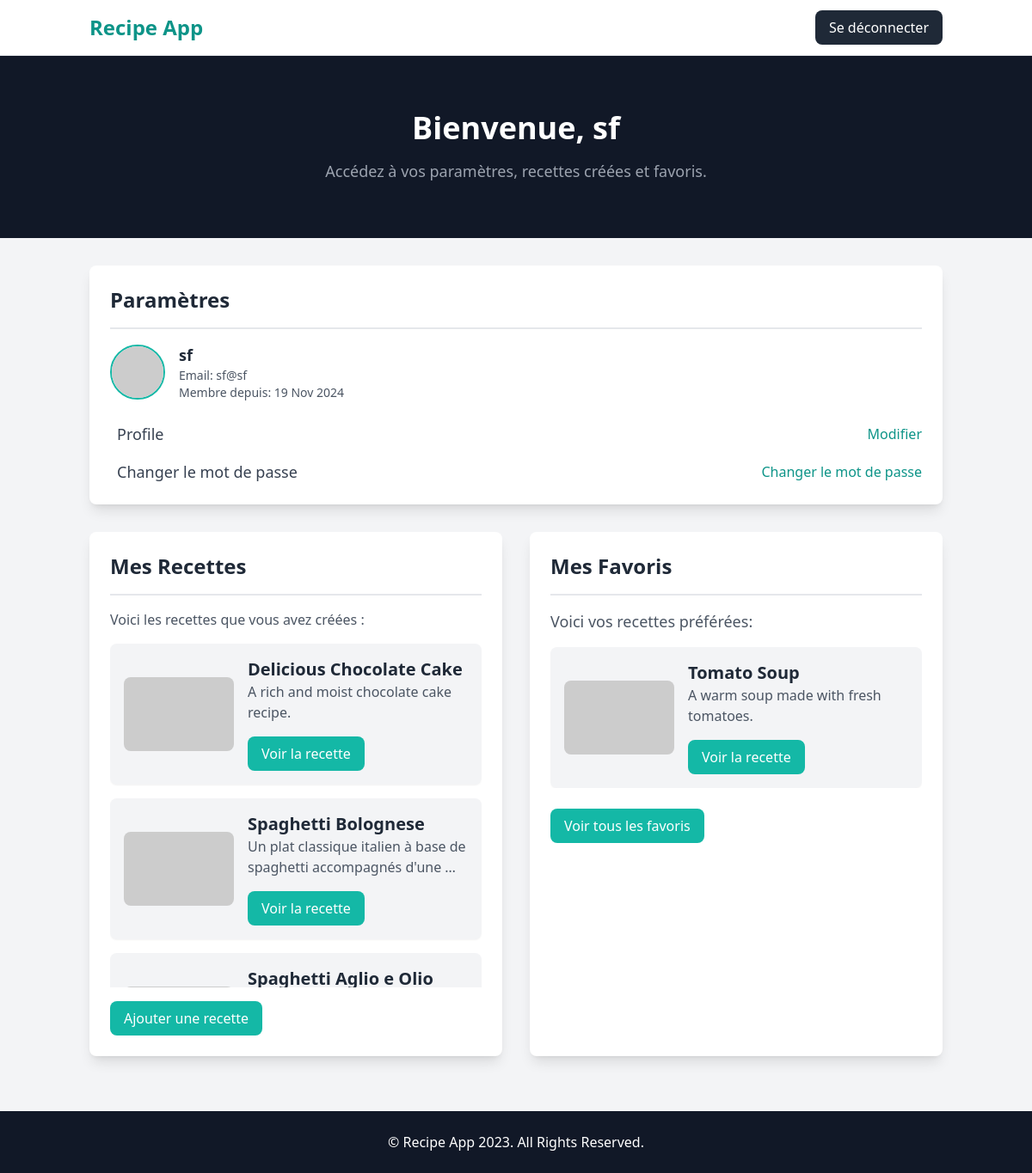
/user/profile/ (signed in), run on the app's committed database.
### recipes/models.py (models this page shows, shortened)
class Recipe(models.Model):
    title = models.CharField(max_length=200)
    description = models.TextField()
    user = models.ForeignKey(User, on_delete=models.SET_NULL, null=True, blank=True)
    instructions = models.TextField()

class Favorites(models.Model):
    user = models.ForeignKey(User, on_delete=models.CASCADE)
    recette = models.ForeignKey(Recipe, on_delete=models.CASCADE)

### user/views.py (the view)
# urls.py: path('profile/',user.views.profile_view, name="profile"),
@login_required
def profile_view(request):
    recettes_user = Recipe.objects.filter(user=request.user)
    recettesfav = Favorites.objects.filter(user=request.user)
    return render(request, 'user/profile.html',{'recettes_user':recettes_user,'recettesfav':recettesfav})

### user/templates/user/profile.html (shortened to what this page needs)
<!DOCTYPE html>
<html lang="en">
<head>
    <script src="https://cdn.tailwindcss.com"></script>
</head>
<body class="font-sans antialiased bg-gray-100">
    <nav class="bg-white border-b border-gray-200">
        <div class="container mx-auto px-4 py-3 flex justify-between items-center">
            <a href="{% url 'recipes' %}" class="text-2xl font-semibold text-teal-600">Recipe App</a>
            <div class="flex items-center space-x-4">
                <a href="{% url 'logout' %}" class="bg-gray-800 text-white hover:bg-gray-900 px-4 py-2 rounded-lg">Se déconnecter</a>
            </div>
        </div>
    </nav>
    <header class="bg-gray-900 py-16">
        <div class="container mx-auto text-center text-white">
            <h1 class="text-4xl font-bold">Bienvenue, {{ user.username }}</h1>
            <p class="text-lg mt-4 text-gray-400">Accédez à vos paramètres, recettes créées et favoris.</p>
        </div>
    </header>
    <main class="container mx-auto px-4 py-8">
        <section class="bg-white p-6 rounded-lg shadow-lg mb-8">
            <h2 class="text-2xl font-semibold text-gray-800 mb-4">Paramètres</h2>
            <div class="border-t-2 border-gray-200 my-4"></div>
            <div class="flex items-center space-x-4 mb-6">
                <img class="w-16 h-16 rounded-full object-cover border-2 border-teal-500" src="https://dummyimage.com/64x64/dee2e6/6c757d.jpg" alt="Profile Picture">
                <div>
                    <p class="text-lg font-semibold text-gray-800">{{ user.username }}</p>
                    <p class="text-sm text-gray-600">Email: {{ user.email }}</p>
                    <p class="text-sm text-gray-600">Membre depuis: {{ user.date_joined|date:"d M Y" }}</p>
                </div>
            </div>
            <ul class="space-y-4">
                <li class="flex justify-between items-center">
                    <span class="text-lg text-gray-700 flex items-center space-x-2">
                        <span>Profile</span>
                    </span>
                    <a href="{% url 'change_name' %}" class="text-teal-600 hover:underline">Modifier</a>
                </li>
                <li class="flex justify-between items-center">
                    <span class="text-lg text-gray-700 flex items-center space-x-2">
                        <span>Changer le mot de passe</span>
                    </span>
                    <a href="{% url 'change_password' %}" class="text-teal-600 hover:underline">Changer le mot de passe</a>
                </li>
            </ul>
        </section>
        <section class="grid grid-cols-1 sm:grid-cols-2 gap-8 mb-8">
            <div class="bg-white p-6 rounded-lg shadow-lg">
                <h2 class="text-2xl font-semibold text-gray-800 mb-4">Mes Recettes</h2>
                <div class="border-t-2 border-gray-200 my-4"></div>
                {% if recettes_user %}
                    <p class="text-gray-600 mb-4">Voici les recettes que vous avez créées :</p>
                    <div class="space-y-4 mt-4" style="max-height: 400px; overflow-y: auto;">
                        {% for recette in recettes_user %}
                            <div class="flex items-center bg-gray-100 p-4 rounded-lg shadow-sm">
                                <div class="w-1/3">
                                    <img src="https://dummyimage.com/450x300/dee2e6/6c757d.jpg" class="w-full rounded-lg" alt="Favorite Recipe 1">
                                </div>
                                <div class="ml-4 w-2/3">
                                    <h3 class="text-xl font-semibold text-gray-800">{{ recette.title }}</h3>
                                    <p class="text-gray-600">{{ recette.description|truncatewords:10 }}</p>
                                    <button class="mt-4 px-4 py-2 bg-teal-500 text-white rounded-lg hover:bg-teal-600">Voir la recette</button>
                                </div>
                            </div>
                        {% empty %}
                            <p class="text-center text-gray-700">Aucune recette favoris trouvée.</p>
                        {% endfor %}
                    </div>
                {% else %}
                    <p class="text-gray-600">Vous n'avez pas encore créé de recettes.</p>
                {% endif %}
                <button class="bg-teal-500 text-white hover:bg-teal-600 px-4 py-2 rounded-lg mt-4"><a href="{% url 'createrecipe'%}">Ajouter une recette</a></button>
            </div>
            <div class="bg-white p-6 rounded-lg shadow-lg">
                <h2 class="text-2xl font-semibold text-gray-800 mb-4">Mes Favoris</h2>
                <div class="border-t-2 border-gray-200 my-4"></div>
                {% if recettesfav %}
                    <p class="mt-4 text-lg text-gray-600">Voici vos recettes préférées:</p>
                {% endif %}
                <div class="space-y-4 mt-4" style="max-height: 400px; overflow-y: auto;">
                    {% for fav in recettesfav %}
                        <div class="flex items-center bg-gray-100 p-4 rounded-lg shadow-sm">
                            <div class="w-1/3">
                                <img src="https://dummyimage.com/450x300/dee2e6/6c757d.jpg" class="w-full rounded-lg" alt="Favorite Recipe 1">
                            </div>
                            <div class="ml-4 w-2/3">
                                <h3 class="text-xl font-semibold text-gray-800">{{ fav.recette.title }}</h3>
                                <p class="text-gray-600">{{ fav.recette.description|truncatewords:10 }}</p>
                                <button class="mt-4 px-4 py-2 bg-teal-500 text-white rounded-lg hover:bg-teal-600">Voir la recette</button>
                            </div>
                        </div>
                    {% empty %}
                        <p class="text-center text-gray-700">Aucune recette favoris trouvée.</p>
                    {% endfor %}
                </div>
                <button class="mt-6 px-4 py-2 bg-teal-500 text-white rounded-lg hover:bg-teal-600"><a href="{% url 'recettes_favorites' %}">Voir tous les favoris</a></button>
            </div>
        </section>
    </main>
    <footer class="bg-gray-900 py-6">
        <div class="container mx-auto text-center text-white">
            <p>&copy; Recipe App 2023. All Rights Reserved.</p>
        </div>
    </footer>
</body>
</html>

### data on the page
Recipe: title "Delicious Chocolate Cake", description "A rich and moist chocolate cake recipe."
Recipe: title "Spaghetti Bolognese", description "Un plat classique italien à base de spaghetti accompagnés d'une …"
Recipe: title "Spaghetti Aglio e Olio"
Favorites: recette "Tomato Soup", recette.description "A warm soup made with fresh tomatoes."

### other printed values
{{ user.username }} "sf"
{{ user.email }} "sf@sf"
{{ user.date_joined|date:"d M Y" }} "19 Nov 2024"
